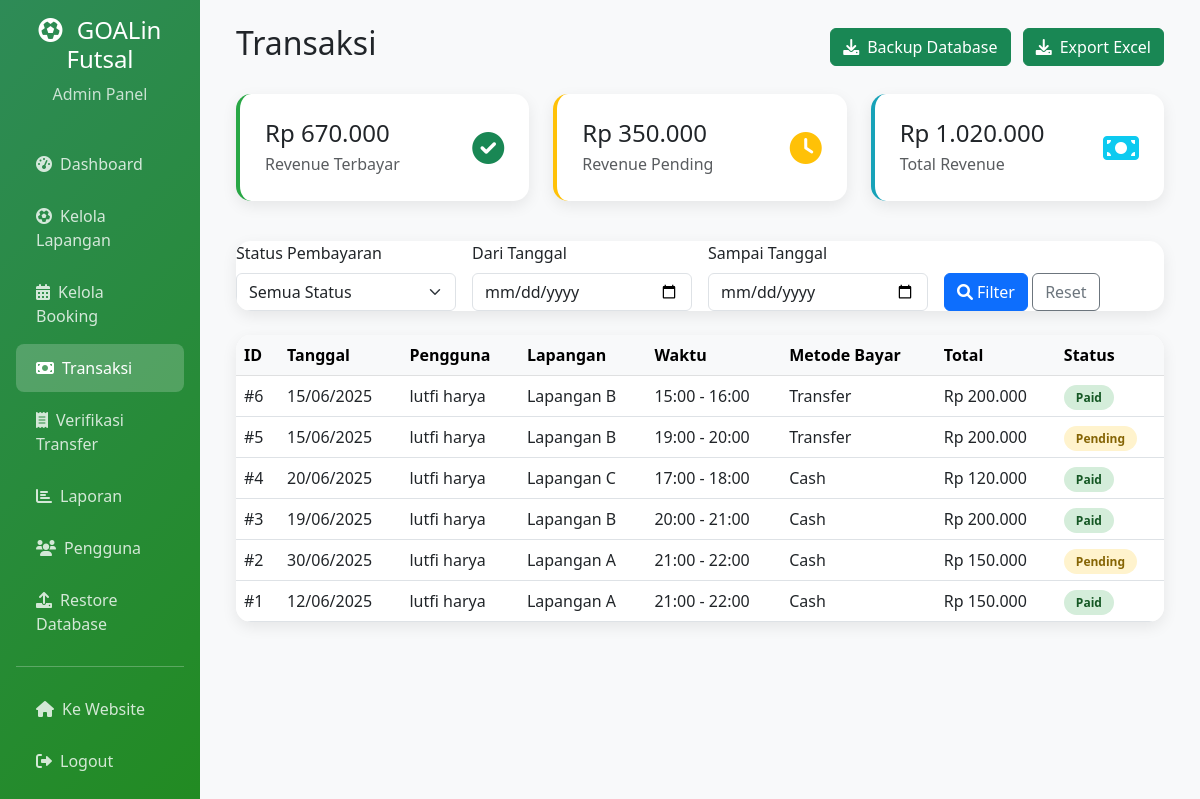
The app's page /admin/transactions.php (signed in) with its own data.
### tables this page shows
CREATE TABLE `bookings` (
  `id` int NOT NULL AUTO_INCREMENT,
  `user_id` int NOT NULL,
  `field_id` int NOT NULL,
  `booking_date` date NOT NULL,
  `time_slot_id` int NOT NULL,
  `total_price` decimal(10,2) NOT NULL,
  `status` enum('pending','confirmed','cancelled','completed') DEFAULT 'pending',
  `payment_status` enum('pending','paid','refunded') DEFAULT 'pending',
  `payment_method` varchar(50) DEFAULT NULL,
  `notes` text,
  `admin_notes` text,
  `created_at` timestamp NULL DEFAULT CURRENT_TIMESTAMP,
  `updated_at` timestamp NULL DEFAULT CURRENT_TIMESTAMP ON UPDATE CURRENT_TIMESTAMP,
  `bank_account` varchar(100) DEFAULT NULL,
  PRIMARY KEY (`id`),
  UNIQUE KEY `unique_booking` (`field_id`,`booking_date`,`time_slot_id`),
  KEY `user_id` (`user_id`),
  KEY `time_slot_id` (`time_slot_id`),
  CONSTRAINT `bookings_ibfk_1` FOREIGN KEY (`user_id`) REFERENCES `users` (`id`),
  CONSTRAINT `bookings_ibfk_2` FOREIGN KEY (`field_id`) REFERENCES `fields` (`id`),
  CONSTRAINT `bookings_ibfk_3` FOREIGN KEY (`time_slot_id`) REFERENCES `time_slots` (`id`)
);

CREATE TABLE `users` (
  `id` int NOT NULL AUTO_INCREMENT,
  `username` varchar(50) NOT NULL,
  `email` varchar(100) NOT NULL,
  `password` varchar(255) NOT NULL,
  `full_name` varchar(100) NOT NULL,
  `phone` varchar(20) DEFAULT NULL,
  `role` enum('user','admin') DEFAULT 'user',
  `created_at` timestamp NULL DEFAULT CURRENT_TIMESTAMP,
  `updated_at` timestamp NULL DEFAULT CURRENT_TIMESTAMP ON UPDATE CURRENT_TIMESTAMP,
  PRIMARY KEY (`id`),
  UNIQUE KEY `username` (`username`),
  UNIQUE KEY `email` (`email`)
);

CREATE TABLE `fields` (
  `id` int NOT NULL AUTO_INCREMENT,
  `name` varchar(100) NOT NULL,
  `description` text,
  `price_per_hour` decimal(10,2) NOT NULL,
  `image_path` varchar(255) DEFAULT NULL,
  `status` enum('active','maintenance') DEFAULT 'active',
  `created_at` timestamp NULL DEFAULT CURRENT_TIMESTAMP,
  `updated_at` timestamp NULL DEFAULT CURRENT_TIMESTAMP ON UPDATE CURRENT_TIMESTAMP,
  PRIMARY KEY (`id`)
);

CREATE TABLE `time_slots` (
  `id` int NOT NULL AUTO_INCREMENT,
  `start_time` time NOT NULL,
  `end_time` time NOT NULL,
  `created_at` timestamp NULL DEFAULT CURRENT_TIMESTAMP,
  PRIMARY KEY (`id`)
);

### config/config.php (called while the page is built, shortened)
<?php
function formatCurrency($amount) {
    return 'Rp ' . number_format($amount, 0, ',', '.');
}
function formatDate($date) {
    return date('d/m/Y', strtotime($date));
}
function formatTime($time) {
    return date('H:i', strtotime($time));
}
?>

### admin/transactions.php (the view, shortened to what this page needs)
<?php
require_once '../config/config.php';
$database = new Database();
$db = $database->getConnection();
$date_from = isset($_GET['date_from']) ? $_GET['date_from'] : '';
$date_to = isset($_GET['date_to']) ? $_GET['date_to'] : '';
$params = [];
$where_clause = '';
$query = "
    SELECT b.*, u.full_name, f.name as field_name,
           ts.start_time, ts.end_time
    FROM bookings b
    JOIN users u ON b.user_id = u.id
    JOIN fields f ON b.field_id = f.id
    JOIN time_slots ts ON b.time_slot_id = ts.id
    $where_clause
    ORDER BY b.created_at DESC
";
$stmt = $db->prepare($query);
$stmt->execute($params);
$transactions = $stmt->fetchAll(PDO::FETCH_ASSOC);
$total_revenue = 0;
$paid_revenue = 0;
$pending_revenue = 0;
foreach ($transactions as $transaction) {
    $total_revenue += $transaction['total_price'];
    if ($transaction['payment_status'] == 'paid') {
        $paid_revenue += $transaction['total_price'];
    } elseif ($transaction['payment_status'] == 'pending') {
        $pending_revenue += $transaction['total_price'];
    }
}
?>
<!DOCTYPE html>
<html lang="id">
<head>
    <link href="https://cdn.jsdelivr.net/npm/bootstrap@5.3.0/dist/css/bootstrap.min.css" rel="stylesheet">
    <link href="https://cdnjs.cloudflare.com/ajax/libs/font-awesome/6.0.0/css/all.min.css" rel="stylesheet">
</head>
<body>
    <div class="container-fluid">
        <div class="row">
            <div class="col-md-3 col-lg-2 px-0">
                <div class="sidebar">
                    <div class="p-3">
                        <h4 class="text-center">
                            <i class="fas fa-futbol me-2"></i>
                            <?php echo SITE_NAME; ?>
                        </h4>
                        <p class="text-center mb-0 opacity-75">Admin Panel</p>
                    </div>
                    <nav class="nav flex-column p-3">
                        <a class="nav-link" href="index.php">
                            <i class="fas fa-tachometer-alt me-2"></i>Dashboard
                        </a>
                        <a class="nav-link" href="fields.php">
                            <i class="fas fa-futbol me-2"></i>Kelola Lapangan
                        </a>
                        <a class="nav-link" href="bookings.php">
                            <i class="fas fa-calendar-alt me-2"></i>Kelola Booking
                        </a>
                        <a class="nav-link active" href="transactions.php">
                            <i class="fas fa-money-bill me-2"></i>Transaksi
                        </a>
                        <a class="nav-link" href="payment-proofs.php">
                            <i class="fas fa-receipt me-2"></i>Verifikasi Transfer
                        </a>
                        <a class="nav-link" href="reports.php">
                            <i class="fas fa-chart-bar me-2"></i>Laporan
                        </a>
                        <a class="nav-link" href="users.php">
                            <i class="fas fa-users me-2"></i>Pengguna
                        </a>
                        <a class="nav-link" href="restore.php">
                            <i class="fas fa-upload me-2"></i>Restore Database
                        </a>
                        <hr class="my-3">
                        <a class="nav-link" href="../index.php">
                            <i class="fas fa-home me-2"></i>Ke Website
                        </a>
                        <a class="nav-link" href="../logout.php">
                            <i class="fas fa-sign-out-alt me-2"></i>Logout
                        </a>
                    </nav>
                </div>
            </div>
            <div class="col-md-9 col-lg-10">
                <div class="p-4">
                    <div class="d-flex justify-content-between align-items-center mb-4">
                        <h2>Transaksi</h2>
                        <div>
                            <button class="btn btn-success me-2" onclick="backupDatabase()">
                                <i class="fas fa-download me-2"></i>Backup Database
                            </button>
                            <button class="btn btn-success" onclick="exportTransactions()">
                                <i class="fas fa-download me-2"></i>Export Excel
                            </button>
                        </div>
                    </div>
                    <div class="row mb-4">
                        <div class="col-lg-4 col-md-6 mb-3">
                            <div class="stat-card success">
                                <div class="d-flex justify-content-between align-items-center">
                                    <div>
                                        <h4 class="mb-1"><?php echo formatCurrency($paid_revenue); ?></h4>
                                        <p class="text-muted mb-0">Revenue Terbayar</p>
                                    </div>
                                    <i class="fas fa-check-circle fa-2x text-success"></i>
                                </div>
                            </div>
                        </div>
                        <div class="col-lg-4 col-md-6 mb-3">
                            <div class="stat-card warning">
                                <div class="d-flex justify-content-between align-items-center">
                                    <div>
                                        <h4 class="mb-1"><?php echo formatCurrency($pending_revenue); ?></h4>
                                        <p class="text-muted mb-0">Revenue Pending</p>
                                    </div>
                                    <i class="fas fa-clock fa-2x text-warning"></i>
                                </div>
                            </div>
                        </div>
                        <div class="col-lg-4 col-md-6 mb-3">
                            <div class="stat-card info">
                                <div class="d-flex justify-content-between align-items-center">
                                    <div>
                                        <h4 class="mb-1"><?php echo formatCurrency($total_revenue); ?></h4>
                                        <p class="text-muted mb-0">Total Revenue</p>
                                    </div>
                                    <i class="fas fa-money-bill fa-2x text-info"></i>
                                </div>
                            </div>
                        </div>
                    </div>
                    <div class="table-card mb-4">
                        <div class="card-body">
                            <form method="GET" class="row g-3">
                                <div class="col-md-3">
                                    <label for="payment_status" class="form-label">Status Pembayaran</label>
                                    <select class="form-select" id="payment_status" name="payment_status">
                                        <option value="">Semua Status</option>
                                    </select>
                                </div>
                                <div class="col-md-3">
                                    <label for="date_from" class="form-label">Dari Tanggal</label>
                                    <input type="date" class="form-control" id="date_from" name="date_from" value="<?php echo $date_from; ?>">
                                </div>
                                <div class="col-md-3">
                                    <label for="date_to" class="form-label">Sampai Tanggal</label>
                                    <input type="date" class="form-control" id="date_to" name="date_to" value="<?php echo $date_to; ?>">
                                </div>
                                <div class="col-md-3">
                                    <label class="form-label">&nbsp;</label>
                                    <div>
                                        <button type="submit" class="btn btn-primary">
                                            <i class="fas fa-search me-1"></i>Filter
                                        </button>
                                        <a href="transactions.php" class="btn btn-outline-secondary">Reset</a>
                                    </div>
                                </div>
                            </form>
                        </div>
                    </div>
                    <div class="table-card">
                        <div class="table-responsive">
                            <table class="table table-hover mb-0" id="transactionsTable">
                                <thead class="table-light">
                                    <tr>
                                        <th>ID</th>
                                        <th>Tanggal</th>
                                        <th>Pengguna</th>
                                        <th>Lapangan</th>
                                        <th>Waktu</th>
                                        <th>Metode Bayar</th>
                                        <th>Total</th>
                                        <th>Status</th>
                                    </tr>
                                </thead>
                                <tbody>
                                    <?php if (empty($transactions)): ?>
                                        <tr>
                                            <td colspan="8" class="text-center py-4">
                                                <i class="fas fa-receipt fa-3x text-muted mb-3"></i>
                                                <p class="text-muted">Tidak ada transaksi ditemukan</p>
                                            </td>
                                        </tr>
                                    <?php else: ?>
                                        <?php foreach ($transactions as $transaction): ?>
                                            <tr>
                                                <td>#<?php echo $transaction['id']; ?></td>
                                                <td><?php echo formatDate($transaction['booking_date']); ?></td>
                                                <td><?php echo htmlspecialchars($transaction['full_name']); ?></td>
                                                <td><?php echo htmlspecialchars($transaction['field_name']); ?></td>
                                                <td><?php echo formatTime($transaction['start_time']) . ' - ' . formatTime($transaction['end_time']); ?></td>
                                                <td><?php echo ucfirst(str_replace('_', ' ', $transaction['payment_method'])); ?></td>
                                                <td><?php echo formatCurrency($transaction['total_price']); ?></td>
                                                <td>
                                                    <span class="status-badge payment-<?php echo $transaction['payment_status']; ?>">
                                                        <?php echo ucfirst($transaction['payment_status']); ?>
                                                    </span>
                                                </td>
                                            </tr>
                                        <?php endforeach; ?>
                                    <?php endif; ?>
                                </tbody>
                            </table>
                        </div>
                    </div>
                </div>
            </div>
        </div>
    </div>
</body>
</html>

### admin/transactions.php (style rules this page uses)
body { background: #f8f9fa; }
.sidebar { background: linear-gradient(135deg, #2E8B57 0%, #228B22 100%); min-height: 100vh; color: white; }
.sidebar .nav-link { color: rgba(255,255,255,0.8); padding: 12px 20px; border-radius: 8px; margin: 2px 0; transition: all 0.3s ease; }
.sidebar .nav-link.active { background: rgba(255,255,255,0.2); color: white; }
.stat-card { background: white; border-radius: 15px; padding: 25px; box-shadow: 0 5px 15px rgba(0,0,0,0.08); border-left: 4px solid; transition: transform 0.3s ease; }
.stat-card.success { border-left-color: #28a745; }
.stat-card.warning { border-left-color: #ffc107; }
.stat-card.info { border-left-color: #17a2b8; }
.table-card { background: white; border-radius: 15px; box-shadow: 0 5px 15px rgba(0,0,0,0.08); overflow: hidden; }
.status-badge { padding: 4px 12px; border-radius: 20px; font-size: 0.75rem; font-weight: 600; }
.payment-pending { background: #fff3cd; color: #856404; }
.payment-paid { background: #d4edda; color: #155724; }

### records on screen
bookings: id "6", booking_date "15/06/2025", user.full_name "lutfi harya", field.name "Lapangan B", time_slot.start_time "15:00", time_slot.end_time "16:00", payment_method "Transfer", total_price "Rp 200.000", payment_status "Paid"
bookings: id "5", booking_date "15/06/2025", user.full_name "lutfi harya", field.name "Lapangan B", time_slot.start_time "19:00", time_slot.end_time "20:00", payment_method "Transfer", total_price "Rp 200.000", payment_status "Pending"
bookings: id "4", booking_date "20/06/2025", user.full_name "lutfi harya", field.name "Lapangan C", time_slot.start_time "17:00", time_slot.end_time "18:00", payment_method "Cash", total_price "Rp 120.000", payment_status "Paid"
bookings: id "3", booking_date "19/06/2025", user.full_name "lutfi harya", field.name "Lapangan B", time_slot.start_time "20:00", time_slot.end_time "21:00", payment_method "Cash", total_price "Rp 200.000", payment_status "Paid"
bookings: id "2", booking_date "30/06/2025", user.full_name "lutfi harya", field.name "Lapangan A", time_slot.start_time "21:00", time_slot.end_time "22:00", payment_method "Cash", total_price "Rp 150.000", payment_status "Pending"
bookings: id "1", booking_date "12/06/2025", user.full_name "lutfi harya", field.name "Lapangan A", time_slot.start_time "21:00", time_slot.end_time "22:00", payment_method "Cash", total_price "Rp 150.000", payment_status "Paid"

### other values on screen
SITE_NAME "GOALin Futsal"
formatCurrency($paid_revenue) "Rp 670.000"
formatCurrency($pending_revenue) "Rp 350.000"
formatCurrency($total_revenue) "Rp 1.020.000"
